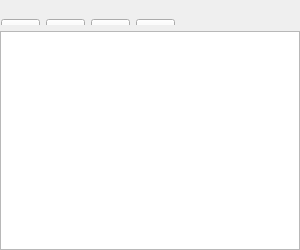
<?xml version="1.0" encoding="UTF-8"?>
<ui version="4.0">
 <class>Form</class>
 <widget class="QWidget" name="Form">
  <property name="geometry">
   <rect>
    <x>0</x>
    <y>0</y>
    <width>300</width>
    <height>250</height>
   </rect>
  </property>
  <property name="windowTitle">
   <string>日志窗口</string>
  </property>
  <layout class="QVBoxLayout" name="verticalLayout">
   <property name="leftMargin">
    <number>0</number>
   </property>
   <property name="topMargin">
    <number>0</number>
   </property>
   <property name="rightMargin">
    <number>0</number>
   </property>
   <property name="bottomMargin">
    <number>0</number>
   </property>
   <item>
    <widget class="QDockWidget" name="dockWidget">
     <property name="sizePolicy">
      <sizepolicy hsizetype="Expanding" vsizetype="Fixed">
       <horstretch>0</horstretch>
       <verstretch>0</verstretch>
      </sizepolicy>
     </property>
     <property name="minimumSize">
      <size>
       <width>174</width>
       <height>25</height>
      </size>
     </property>
     <property name="features">
      <set>QDockWidget::NoDockWidgetFeatures</set>
     </property>
     <property name="allowedAreas">
      <set>Qt::AllDockWidgetAreas</set>
     </property>
     <widget class="QWidget" name="dockWidgetContents">
      <property name="sizePolicy">
       <sizepolicy hsizetype="Expanding" vsizetype="Expanding">
        <horstretch>0</horstretch>
        <verstretch>0</verstretch>
       </sizepolicy>
      </property>
      <widget class="QWidget" name="layoutWidget">
       <property name="geometry">
        <rect>
         <x>1</x>
         <y>0</y>
         <width>352</width>
         <height>27</height>
        </rect>
       </property>
       <layout class="QHBoxLayout" name="horizontalLayout">
        <item>
         <widget class="QToolButton" name="toolButton_Clear">
          <property name="sizePolicy">
           <sizepolicy hsizetype="Expanding" vsizetype="Expanding">
            <horstretch>0</horstretch>
            <verstretch>0</verstretch>
           </sizepolicy>
          </property>
          <property name="minimumSize">
           <size>
            <width>25</width>
            <height>25</height>
           </size>
          </property>
          <property name="text">
           <string>...</string>
          </property>
         </widget>
        </item>
        <item>
         <widget class="QToolButton" name="toolButton_Error">
          <property name="sizePolicy">
           <sizepolicy hsizetype="Expanding" vsizetype="Expanding">
            <horstretch>0</horstretch>
            <verstretch>0</verstretch>
           </sizepolicy>
          </property>
          <property name="minimumSize">
           <size>
            <width>25</width>
            <height>25</height>
           </size>
          </property>
          <property name="text">
           <string>...</string>
          </property>
         </widget>
        </item>
        <item>
         <widget class="QToolButton" name="toolButton_Debug">
          <property name="sizePolicy">
           <sizepolicy hsizetype="Expanding" vsizetype="Expanding">
            <horstretch>0</horstretch>
            <verstretch>0</verstretch>
           </sizepolicy>
          </property>
          <property name="minimumSize">
           <size>
            <width>25</width>
            <height>25</height>
           </size>
          </property>
          <property name="text">
           <string>...</string>
          </property>
         </widget>
        </item>
        <item>
         <widget class="QToolButton" name="toolButton_Info">
          <property name="sizePolicy">
           <sizepolicy hsizetype="Expanding" vsizetype="Expanding">
            <horstretch>0</horstretch>
            <verstretch>0</verstretch>
           </sizepolicy>
          </property>
          <property name="minimumSize">
           <size>
            <width>25</width>
            <height>25</height>
           </size>
          </property>
          <property name="text">
           <string>...</string>
          </property>
         </widget>
        </item>
        <item>
         <spacer name="horizontalSpacer">
          <property name="orientation">
           <enum>Qt::Horizontal</enum>
          </property>
          <property name="sizeHint" stdset="0">
           <size>
            <width>178</width>
            <height>20</height>
           </size>
          </property>
         </spacer>
        </item>
       </layout>
      </widget>
     </widget>
    </widget>
   </item>
   <item>
    <widget class="QPlainTextEdit" name="plainTextEdit_log"/>
   </item>
  </layout>
  <action name="actionClearLog">
   <property name="icon">
    <iconset resource="MainWindow.qrc">
     <normaloff>:/icos/cBreak.png</normaloff>:/icos/cBreak.png</iconset>
   </property>
   <property name="text">
    <string>ClearLog</string>
   </property>
   <property name="toolTip">
    <string>清理日志</string>
   </property>
  </action>
  <action name="actionDebugLevel">
   <property name="icon">
    <iconset resource="MainWindow.qrc">
     <normaloff>:/icos/debug48.png</normaloff>:/icos/debug48.png</iconset>
   </property>
   <property name="text">
    <string>DebugLevel</string>
   </property>
   <property name="toolTip">
    <string>设置为DebugLevel</string>
   </property>
  </action>
  <action name="actionInfoLevel">
   <property name="icon">
    <iconset resource="MainWindow.qrc">
     <normaloff>:/icos/preferences-calltips.png</normaloff>:/icos/preferences-calltips.png</iconset>
   </property>
   <property name="text">
    <string>InfoLevel</string>
   </property>
   <property name="toolTip">
    <string>设置为Info等级</string>
   </property>
  </action>
  <action name="actionErrorLevel">
   <property name="icon">
    <iconset resource="MainWindow.qrc">
     <normaloff>:/icos/exceptions.png</normaloff>:/icos/exceptions.png</iconset>
   </property>
   <property name="text">
    <string>ErrorLevel</string>
   </property>
   <property name="toolTip">
    <string>设置为错误级别</string>
   </property>
  </action>
 </widget>
 <resources>
  <include location="MainWindow.qrc"/>
 </resources>
 <connections/>
</ui>
